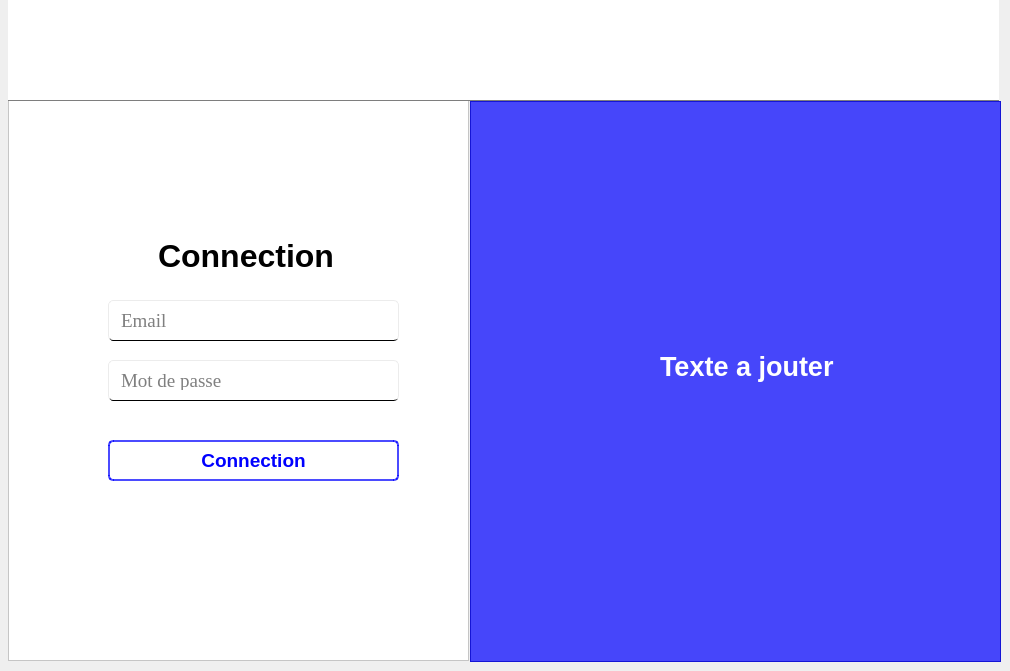
    <widget class="QWidget" name="pag_connection">
     <widget class="QFrame" name="frame_connection_left">
      <property name="geometry">
       <rect>
        <x>8</x>
        <y>100</y>
        <width>461</width>
        <height>561</height>
       </rect>
      </property>
      <property name="maximumSize">
       <size>
        <width>468</width>
        <height>16777215</height>
       </size>
      </property>
      <property name="font">
       <font>
        <pointsize>5</pointsize>
       </font>
      </property>
      <property name="focusPolicy">
       <enum>Qt::NoFocus</enum>
      </property>
      <property name="toolTip">
       <string/>
      </property>
      <property name="styleSheet">
       <string notr="true">QFrame#frame_connection_left{
background-color: rgb(255, 255, 255);
}

</string>
      </property>
      <property name="frameShape">
       <enum>QFrame::StyledPanel</enum>
      </property>
      <property name="frameShadow">
       <enum>QFrame::Raised</enum>
      </property>
      <widget class="QLabel" name="label_connection">
       <property name="geometry">
        <rect>
         <x>150</x>
         <y>130</y>
         <width>181</width>
         <height>51</height>
        </rect>
       </property>
       <property name="font">
        <font>
         <family>Arial</family>
         <pointsize>24</pointsize>
         <weight>75</weight>
         <bold>true</bold>
        </font>
       </property>
       <property name="text">
        <string>Connection</string>
       </property>
      </widget>
      <widget class="QLineEdit" name="enter_email_connection">
       <property name="geometry">
        <rect>
         <x>100</x>
         <y>200</y>
         <width>291</width>
         <height>41</height>
        </rect>
       </property>
       <property name="font">
        <font>
         <family>Times New Roman</family>
         <pointsize>14</pointsize>
        </font>
       </property>
       <property name="styleSheet">
        <string notr="true">QLineEdit#enter_email_connection{
padding: 10px;
border-top: 1px solid rgb(236, 236, 236);
border-left: 1px solid rgb(236, 236, 236);
border-right: 1px solid rgb(236, 236, 236);
border-bottom: 1px solid black;
border-radius: 5px;
}

QLineEdit#enter_email_connection::hover {
border-bottom: 2px solid rgb(0, 0, 255);
}

</string>
       </property>
       <property name="placeholderText">
        <string>Email</string>
       </property>
      </widget>
      <widget class="QLineEdit" name="enter_password_connection">
       <property name="geometry">
        <rect>
         <x>100</x>
         <y>260</y>
         <width>291</width>
         <height>41</height>
        </rect>
       </property>
       <property name="font">
        <font>
         <family>Times New Roman</family>
         <pointsize>14</pointsize>
        </font>
       </property>
       <property name="styleSheet">
        <string notr="true">QLineEdit#enter_password_connection{
padding: 10px;
border-top: 1px solid rgb(236, 236, 236);
border-left: 1px solid rgb(236, 236, 236);
border-right: 1px solid rgb(236, 236, 236);
border-bottom: 1px solid black;
border-radius: 5px;
}

QLineEdit#enter_password_connection::hover {
border-bottom: 2px solid rgb(0, 0, 255);
}

</string>
       </property>
       <property name="placeholderText">
        <string>Mot de passe</string>
       </property>
      </widget>
      <widget class="QPushButton" name="bnt_connection_2">
       <property name="geometry">
        <rect>
         <x>100</x>
         <y>340</y>
         <width>291</width>
         <height>41</height>
        </rect>
       </property>
       <property name="font">
        <font>
         <pointsize>14</pointsize>
         <weight>75</weight>
         <bold>true</bold>
        </font>
       </property>
       <property name="styleSheet">
        <string notr="true">QPushButton#bnt_connection_2 {
background-color: rgb(255, 255, 255);
border: 2px solid rgb(0, 0, 255, 180);
border-radius: 5px;
color: rgb(0, 0, 255);
}

QPushButton#bnt_connection_2::hover {
background-color: rgba(0, 0, 255, 180);
color: rgb(255, 255, 255);
} </string>
       </property>
       <property name="text">
        <string>Connection</string>
       </property>
      </widget>
     </widget>
     <widget class="QFrame" name="frame_logo_3">
      <property name="geometry">
       <rect>
        <x>8</x>
        <y>0</y>
        <width>991</width>
        <height>101</height>
       </rect>
      </property>
      <property name="styleSheet">
       <string notr="true">QFrame#frame_logo_3{
background-color: rgb(255, 255, 255);
border: 1px solid rgb(126, 126, 126);
border-top: 0px;
border-left: 0px;
border-right: 0px;
}</string>
      </property>
      <property name="frameShape">
       <enum>QFrame::StyledPanel</enum>
      </property>
      <property name="frameShadow">
       <enum>QFrame::Raised</enum>
      </property>
      <widget class="QLabel" name="logo_app_3">
       <property name="geometry">
        <rect>
         <x>41</x>
         <y>14</y>
         <width>71</width>
         <height>71</height>
        </rect>
       </property>
       <property name="text">
        <string/>
       </property>
       <property name="pixmap">
        <pixmap>../../img/bulle-de-chat.png</pixmap>
       </property>
       <property name="scaledContents">
        <bool>true</bool>
       </property>
      </widget>
     </widget>
     <widget class="QFrame" name="frame_connection_right">
      <property name="geometry">
       <rect>
        <x>470</x>
        <y>101</y>
        <width>531</width>
        <height>561</height>
       </rect>
      </property>
      <property name="styleSheet">
       <string notr="true">QFrame#frame_connection_right{
background-color:rgba(0, 0, 255, 180);
}

</string>
      </property>
      <property name="frameShape">
       <enum>QFrame::StyledPanel</enum>
      </property>
      <property name="frameShadow">
       <enum>QFrame::Raised</enum>
      </property>
      <widget class="QLabel" name="label_motivation_2">
       <property name="geometry">
        <rect>
         <x>190</x>
         <y>240</y>
         <width>181</width>
         <height>51</height>
        </rect>
       </property>
       <property name="font">
        <font>
         <family>Arial</family>
         <pointsize>20</pointsize>
         <weight>75</weight>
         <bold>true</bold>
        </font>
       </property>
       <property name="styleSheet">
        <string notr="true">QLabel#label_motivation_2 {
color: rgb(255, 255, 255);
}</string>
       </property>
       <property name="text">
        <string>Texte a jouter</string>
       </property>
      </widget>
     </widget>
    </widget>
